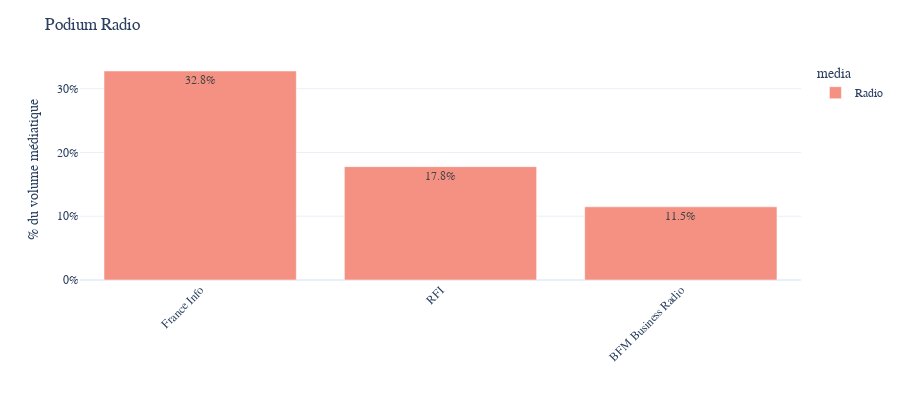

The notebook cell saved with this chart:
### Code cell
# Multiplier for one channel = n_mentions * 2 min / (60 minutes * 18h * n_days)
multiplier = 2 / (1 * 60 * 18 * 1)

fig = show_mentions_by_channel(data,list_of_channels=top_channels_radio,n = 3,
                               method = multiplier,height = 400,text_auto = ".1%")

fig.update_layout(yaxis_tickformat='0%',
                  title = "Podium Radio",
                  font_family="Poppins",yaxis_title="% du volume médiatique",xaxis_title = "")
fig.update_traces(marker_color='#f49182')
fig

### Figure 1 — Plotly figure (JSON) as saved in the notebook; plotly's stock layout.template omitted (floating-point values rounded to 4 significant figures)
{"data": [{"alignmentgroup": "True", "hovertemplate": "media=Radio<br>channel_name=%{x}<br>count=%{y}<extra></extra>", "legendgroup": "Radio", "marker": {"color": "#f49182", "pattern": {"shape": ""}}, "name": "Radio", "offsetgroup": "Radio", "orientation": "v", "showlegend": true, "textposition": "auto", "texttemplate": "%{y:.1%}", "type": "bar", "x": ["France Info", "RFI", "BFM Business Radio"], "xaxis": "x", "y": [0.3278, 0.1778, 0.1148], "yaxis": "y"}], "layout": {"barmode": "relative", "font": {"family": "Poppins"}, "height": 400, "legend": {"title": {"text": "media"}, "tracegroupgap": 0}, "margin": {"b": 100, "t": 60}, "title": {"text": "Podium Radio"}, "xaxis": {"anchor": "y", "categoryarray": ["France Info", "RFI", "BFM Business Radio"], "categoryorder": "array", "domain": [0, 1], "tickangle": -45, "title": {"text": ""}}, "yaxis": {"anchor": "x", "domain": [0, 1], "tickformat": "0%", "title": {"text": "% du volume médiatique"}}}}
